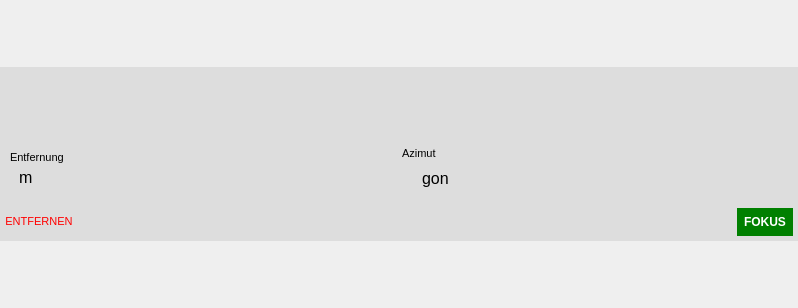
<?xml version="1.0" encoding="UTF-8"?>
<ui version="4.0">
 <class>Form</class>
 <widget class="QWidget" name="Form">
  <property name="geometry">
   <rect>
    <x>0</x>
    <y>0</y>
    <width>798</width>
    <height>308</height>
   </rect>
  </property>
  <property name="windowTitle">
   <string>Form</string>
  </property>
  <layout class="QGridLayout" name="gridLayout">
   <property name="leftMargin">
    <number>0</number>
   </property>
   <property name="topMargin">
    <number>0</number>
   </property>
   <property name="rightMargin">
    <number>0</number>
   </property>
   <property name="bottomMargin">
    <number>0</number>
   </property>
   <property name="verticalSpacing">
    <number>15</number>
   </property>
   <item row="0" column="0">
    <widget class="QGroupBox" name="lfbTargetGroup">
     <property name="sizePolicy">
      <sizepolicy hsizetype="Preferred" vsizetype="Fixed">
       <horstretch>0</horstretch>
       <verstretch>0</verstretch>
      </sizepolicy>
     </property>
     <property name="styleSheet">
      <string notr="true">border:none;
background-color:#ddd;</string>
     </property>
     <property name="title">
      <string/>
     </property>
     <property name="checkable">
      <bool>false</bool>
     </property>
     <property name="checked">
      <bool>false</bool>
     </property>
     <layout class="QVBoxLayout" name="verticalLayout">
      <property name="spacing">
       <number>0</number>
      </property>
      <property name="leftMargin">
       <number>0</number>
      </property>
      <property name="topMargin">
       <number>0</number>
      </property>
      <property name="rightMargin">
       <number>0</number>
      </property>
      <property name="bottomMargin">
       <number>0</number>
      </property>
      <item>
       <layout class="QVBoxLayout" name="verticalLayout_5">
        <property name="topMargin">
         <number>0</number>
        </property>
        <item>
         <widget class="QTableWidget" name="lfbAttributeTableWidget">
          <property name="sizePolicy">
           <sizepolicy hsizetype="Expanding" vsizetype="Minimum">
            <horstretch>0</horstretch>
            <verstretch>0</verstretch>
           </sizepolicy>
          </property>
          <property name="minimumSize">
           <size>
            <width>0</width>
            <height>70</height>
           </size>
          </property>
          <property name="maximumSize">
           <size>
            <width>16777215</width>
            <height>70</height>
           </size>
          </property>
          <property name="styleSheet">
           <string notr="true"/>
          </property>
          <property name="editTriggers">
           <set>QAbstractItemView::NoEditTriggers</set>
          </property>
          <property name="tabKeyNavigation">
           <bool>false</bool>
          </property>
          <property name="selectionMode">
           <enum>QAbstractItemView::NoSelection</enum>
          </property>
          <property name="wordWrap">
           <bool>false</bool>
          </property>
          <property name="cornerButtonEnabled">
           <bool>false</bool>
          </property>
          <property name="rowCount">
           <number>1</number>
          </property>
          <attribute name="verticalHeaderVisible">
           <bool>false</bool>
          </attribute>
          <row/>
         </widget>
        </item>
       </layout>
      </item>
      <item>
       <widget class="QWidget" name="lfbTargetDetailsWidget" native="true">
        <property name="sizePolicy">
         <sizepolicy hsizetype="Expanding" vsizetype="Preferred">
          <horstretch>0</horstretch>
          <verstretch>0</verstretch>
         </sizepolicy>
        </property>
        <layout class="QHBoxLayout" name="lfbTargetDetails">
         <property name="leftMargin">
          <number>10</number>
         </property>
         <property name="topMargin">
          <number>10</number>
         </property>
         <property name="rightMargin">
          <number>10</number>
         </property>
         <property name="bottomMargin">
          <number>10</number>
         </property>
         <item>
          <layout class="QVBoxLayout" name="verticalLayout_2">
           <property name="spacing">
            <number>0</number>
           </property>
           <property name="leftMargin">
            <number>0</number>
           </property>
           <property name="topMargin">
            <number>0</number>
           </property>
           <property name="rightMargin">
            <number>0</number>
           </property>
           <item>
            <widget class="QLabel" name="label_3">
             <property name="sizePolicy">
              <sizepolicy hsizetype="Expanding" vsizetype="Fixed">
               <horstretch>0</horstretch>
               <verstretch>0</verstretch>
              </sizepolicy>
             </property>
             <property name="font">
              <font>
               <pointsize>8</pointsize>
              </font>
             </property>
             <property name="text">
              <string>Entfernung</string>
             </property>
            </widget>
           </item>
           <item>
            <layout class="QHBoxLayout" name="horizontalLayout_2">
             <property name="topMargin">
              <number>0</number>
             </property>
             <item>
              <widget class="QLabel" name="lfbDistanceEdit">
               <property name="font">
                <font>
                 <pointsize>12</pointsize>
                </font>
               </property>
               <property name="text">
                <string/>
               </property>
              </widget>
             </item>
             <item>
              <widget class="QLabel" name="lfbDistanceUnit">
               <property name="sizePolicy">
                <sizepolicy hsizetype="Fixed" vsizetype="Fixed">
                 <horstretch>0</horstretch>
                 <verstretch>0</verstretch>
                </sizepolicy>
               </property>
               <property name="font">
                <font>
                 <pointsize>12</pointsize>
                </font>
               </property>
               <property name="text">
                <string>m</string>
               </property>
              </widget>
             </item>
             <item>
              <spacer name="horizontalSpacer_2">
               <property name="orientation">
                <enum>Qt::Horizontal</enum>
               </property>
               <property name="sizeHint" stdset="0">
                <size>
                 <width>40</width>
                 <height>10</height>
                </size>
               </property>
              </spacer>
             </item>
            </layout>
           </item>
          </layout>
         </item>
         <item>
          <layout class="QVBoxLayout" name="verticalLayout_4">
           <property name="spacing">
            <number>0</number>
           </property>
           <property name="leftMargin">
            <number>0</number>
           </property>
           <item>
            <widget class="QLabel" name="label_4">
             <property name="sizePolicy">
              <sizepolicy hsizetype="Expanding" vsizetype="Fixed">
               <horstretch>0</horstretch>
               <verstretch>0</verstretch>
              </sizepolicy>
             </property>
             <property name="font">
              <font>
               <pointsize>8</pointsize>
              </font>
             </property>
             <property name="text">
              <string>Azimut</string>
             </property>
            </widget>
           </item>
           <item>
            <widget class="QWidget" name="lfbBearingLayout" native="true">
             <layout class="QHBoxLayout" name="lfbBearingeLayout">
              <property name="leftMargin">
               <number>5</number>
              </property>
              <property name="rightMargin">
               <number>5</number>
              </property>
              <property name="bottomMargin">
               <number>5</number>
              </property>
              <item>
               <widget class="QLabel" name="lfbBearingEdit">
                <property name="font">
                 <font>
                  <pointsize>12</pointsize>
                 </font>
                </property>
                <property name="text">
                 <string/>
                </property>
               </widget>
              </item>
              <item>
               <widget class="QLabel" name="lfbBearingUnit">
                <property name="sizePolicy">
                 <sizepolicy hsizetype="Expanding" vsizetype="Fixed">
                  <horstretch>0</horstretch>
                  <verstretch>0</verstretch>
                 </sizepolicy>
                </property>
                <property name="font">
                 <font>
                  <pointsize>12</pointsize>
                 </font>
                </property>
                <property name="text">
                 <string>gon</string>
                </property>
               </widget>
              </item>
             </layout>
            </widget>
           </item>
          </layout>
         </item>
        </layout>
       </widget>
      </item>
      <item>
       <widget class="QWidget" name="lfbTargetEdit_2" native="true">
        <layout class="QHBoxLayout" name="lfbTargetEdit">
         <property name="leftMargin">
          <number>5</number>
         </property>
         <property name="topMargin">
          <number>5</number>
         </property>
         <property name="rightMargin">
          <number>5</number>
         </property>
         <property name="bottomMargin">
          <number>5</number>
         </property>
         <item>
          <widget class="QPushButton" name="lfbTargetRemoveBtn">
           <property name="font">
            <font>
             <pointsize>8</pointsize>
            </font>
           </property>
           <property name="cursor">
            <cursorShape>PointingHandCursor</cursorShape>
           </property>
           <property name="styleSheet">
            <string notr="true">background-color: transparent;
color: red;
border: none;</string>
           </property>
           <property name="text">
            <string>ENTFERNEN</string>
           </property>
          </widget>
         </item>
         <item>
          <spacer name="horizontalSpacer">
           <property name="orientation">
            <enum>Qt::Horizontal</enum>
           </property>
           <property name="sizeType">
            <enum>QSizePolicy::Expanding</enum>
           </property>
           <property name="sizeHint" stdset="0">
            <size>
             <width>40</width>
             <height>20</height>
            </size>
           </property>
          </spacer>
         </item>
         <item>
          <widget class="QPushButton" name="lfbTargetFokusBtn">
           <property name="font">
            <font>
             <pointsize>9</pointsize>
             <weight>75</weight>
             <bold>true</bold>
            </font>
           </property>
           <property name="cursor">
            <cursorShape>PointingHandCursor</cursorShape>
           </property>
           <property name="mouseTracking">
            <bool>false</bool>
           </property>
           <property name="styleSheet">
            <string notr="true">QPushButton{
	border: 2px solid #333;
	color: #555;
	padding: 5px;
}
QPushButton:hover{
	background-color: yellow;
}
QPushButton:enabled{
	border:  2px solid green;
	background-color: green;
	color: #fff;
}</string>
           </property>
           <property name="text">
            <string>FOKUS</string>
           </property>
          </widget>
         </item>
        </layout>
       </widget>
      </item>
     </layout>
    </widget>
   </item>
  </layout>
 </widget>
 <resources/>
 <connections/>
</ui>
